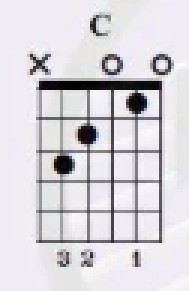
#> input picture 和弦图/C/1.png, 63 x 97 px (shown 3 times larger); its folder holds only this picture in this run
$ python process_chords.py
#> lines starting #> are read from the running program, lines starting #| are printed output that depends on the picture
#> further down, img is the input picture: PIL image 63x97 RGB; mean R, G, B 214.7, 212.5, 217.7
from PIL import Image, ImageFilter
import os
import shutil

base = '和弦图'
output = 'src/main/resources/static/chord-images'
os.makedirs(output, exist_ok=True)

# 目标统一尺寸
TARGET_W = 100
TARGET_H = 140

# 页面背景色 (和弦卡片是白色/淡灰背景)
BG_COLOR = (248, 248, 252)

def process_image(img, key, level):
    """处理单张和弦图：统一尺寸、去白边、融合背景"""
#> called with key = 'C', level = 1
    w, h = img.size
#> w = 63; h = 97

    # 转为RGBA处理透明度
    if img.mode != 'RGBA':
        img = img.convert('RGBA')
#> img: PIL image 63x97 RGBA

    # 创建统一背景画布
    canvas = Image.new('RGBA', (TARGET_W, TARGET_H), (*BG_COLOR, 255))

    # 缩放：宽度填满画布，高度按比例
    scale = TARGET_W / w
#> scale = 1.59
    new_w = TARGET_W
    new_h = int(h * scale)
#> new_h = 153

    if new_h > TARGET_H:
        scale = TARGET_H / h
#> scale = 1.44
        new_w = int(w * scale)
#> new_w = 90
        new_h = TARGET_H

    resized = img.resize((new_w, new_h), Image.LANCZOS)
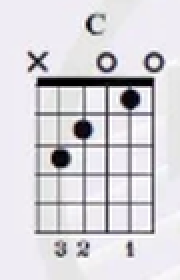
#> resized: PIL image 90x140 RGBA (shown 2 times larger); mean R, G, B, A 214.5, 212.4, 217.5, 255

    # 居中偏下放置（让和弦图偏下，上方留空给和弦名）
    x_offset = (TARGET_W - new_w) // 2
#> x_offset = 5
    y_offset = (TARGET_H - new_h) // 2

    canvas.paste(resized, (x_offset, y_offset), resized)
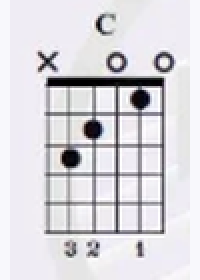
#> canvas: PIL image 100x140 RGBA (shown 2 times larger); mean R, G, B, A 217.9, 216, 221, 255

    # 转为RGB
    result = canvas.convert('RGB')

    filepath = os.path.join(output, f'{key}_{level}.png')
    result.save(filepath, quality=95)
    return filepath

# 1. 处理C和D（已切好）
for key in ['C', 'D']:
    for i in range(1, 8):
        src = os.path.join(base, key, f'{i}.png')
        img = Image.open(src)
        path = process_image(img, key, i)
        print(f'Processed: {key}_{i}.png ({img.size[0]}x{img.size[1]})')
#| Processed: C_1.png (63x97)
#> (the run stopped early here; a loop or call above may not have finished)

$ run again, on 和弦图/D/1.png
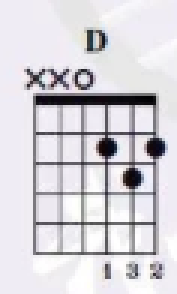
#> input picture 和弦图/D/1.png, 59 x 98 px, found by its file name (shown 3 times larger)
#> img is the input picture: PIL image 59x98 RGB; mean R, G, B 213.7, 211.3, 216.8
#> img: PIL image 59x98 RGBA
#> in process_image, `resized = img.resize((new_w, new_h), Image.LANCZOS)`:
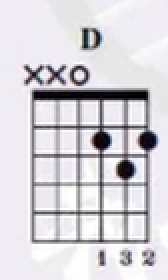
#> resized: PIL image 84x140 RGBA (shown 2 times larger); mean R, G, B, A 213.5, 211.1, 216.6, 255
#> in process_image, `canvas.paste(resized, (x_offset, y_offset), resized)`:
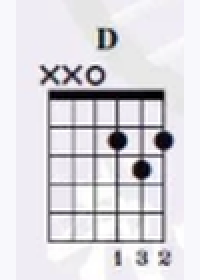
#> canvas: PIL image 100x140 RGBA (shown 2 times larger); mean R, G, B, A 219, 217, 222.2, 255
#| Processed: C_1.png (59x98)
